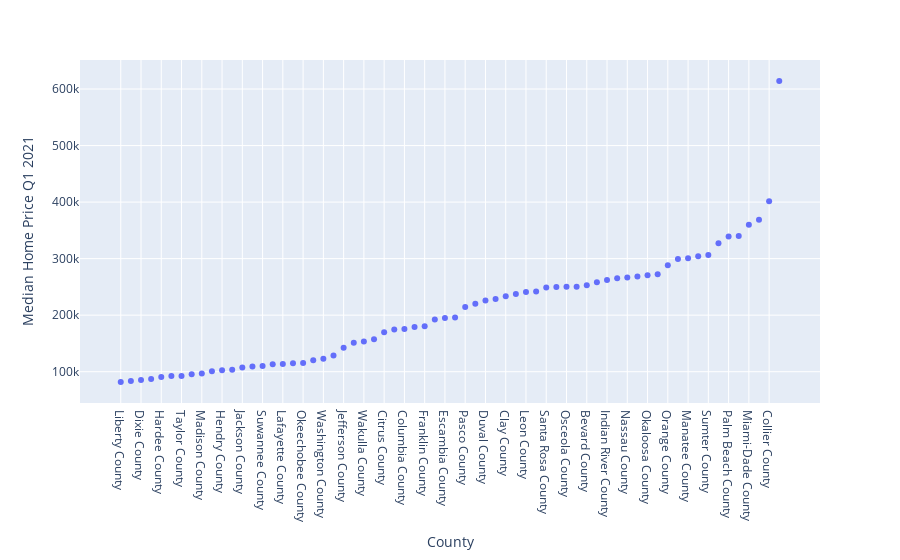

Notebook code cell kept with this figure:
### Code cell
# Scatter plot showing Florida median home prices per county in ascending order
px.scatter(re_data_sorted_by_median_home_price, x="County", y="Median Home Price Q1 2021")

### Figure 1 — Plotly figure (JSON) as saved in the notebook; plotly's stock layout.template omitted (floating-point values rounded to 4 significant figures)
{"data": [{"hovertemplate": "County=%{x}<br>Median Home Price Q1 2021=%{y}<extra></extra>", "legendgroup": "", "marker": {"color": "#636efa", "symbol": "circle"}, "mode": "markers", "name": "", "orientation": "v", "showlegend": false, "type": "scatter", "x": ["Liberty County", "Glades County", "Dixie County", "Hamilton County", "Hardee County", "Calhoun County", "Taylor County", "DeSoto County", "Madison County", "Holmes County", "Hendry County", "Gadsden County", "Jackson County", "Putnam County", "Suwannee County", "Gilchrist County", "Lafayette County", "Levy County", "Okeechobee County", "Bradford County", "Washington County", "Union County", "Jefferson County", "Baker County", "Wakulla County", "Highlands County", "Citrus County", "Gulf County", "Columbia County", "Marion County", "Franklin County", "Hernando County", "Escambia County", "Polk County", "Pasco County", "Bay County", "Duval County", "Volusia County", "Clay County", "Alachua County", "Leon County", "Lake County", "Santa Rosa County", "St. Lucie County", "Osceola County", "Charlotte County", "Bevard County", "Pinellas County", "Indian River County", "Walton County", "Nassau County", "Lee County", "Okaloosa County", "Hillsborough County", "Orange County", "Seminole County", "Manatee County", "Sarasota County", "Sumter County", "Broward County", "Palm Beach County", "Martin County", "Miami-Dade County", "St. Johns County", "Collier County", "Monroe County"], "xaxis": "x", "y": [81608, 83347, 85303, 87041, 90627, 92366, 92475, 95300, 96821, 100733, 102689, 103279, 107579, 109101, 110079, 113344, 113773, 114860, 115186, 120402, 123010, 128661, 142436, 151241, 153639, 157457, 169954, 174626, 175713, 179292, 180386, 192135, 194925, 196031, 214575, 220032, 226045, 228766, 233558, 237288, 241021, 242017, 248977, 249703, 250343, 250482, 252790, 258339, 262291, 265362, 266550, 268314, 270401, 272517, 288408, 299331, 300807, 304351, 306438, 327349, 339226, 340082, 360149, 368792, 401446, 614398], "yaxis": "y"}], "layout": {"autosize": true, "legend": {"tracegroupgap": 0}, "margin": {"t": 60}, "xaxis": {"anchor": "y", "autorange": true, "domain": [0, 1], "range": [-3.842, 68.84], "title": {"text": "County"}, "type": "category"}, "yaxis": {"anchor": "x", "autorange": true, "domain": [0, 1], "range": [32220.0, 663800.0], "title": {"text": "Median Home Price Q1 2021"}, "type": "linear"}}}
